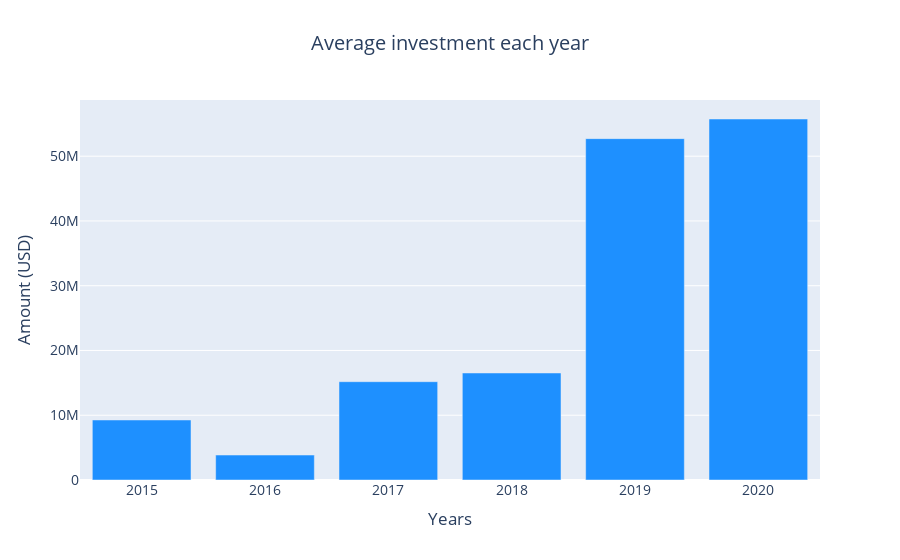

Here is the notebook cell this chart was saved with:
### Markdown cell above
### Insights:

* Though 2016 is the year with most number of funding deals, it is the year with the lowest sum (2020 is yet to complete)
* 2017 has got the highest total amount of funding in the last 5 years. Out of the 10B in 2017, 5.5B is raised by Flipkart and PayTM in 3 deals which we can see in the table above the plot.

### Code cell
# Set the bar graph
trace = go.Bar(
    x=amount_df['mean'].index,
    y=amount_df['mean'].values,
    marker=dict(color="#1E90FF")
)

# Set the layout
layout = go.Layout(
    title=go.layout.Title(text='Average investment each year', x=0.5),
    font=dict(size=14),
    xaxis=dict(title='Years'),
    yaxis=dict(title='Amount (USD)')
)

data = [trace]
fig = go.Figure(data=data, layout=layout)
fig.show()

### Figure 1 — Plotly figure (JSON) as saved in the notebook; plotly's stock layout.template omitted (floating-point values rounded to 4 significant figures)
{"data": [{"marker": {"color": "#1E90FF"}, "type": "bar", "x": [2015, 2016, 2017, 2018, 2019, 2020], "y": [9266000.0, 3855000.0, 15180000.0, 16520000.0, 52710000.0, 55740000.0]}], "layout": {"font": {"size": 14}, "title": {"text": "Average investment each year", "x": 0.5}, "xaxis": {"title": {"text": "Years"}}, "yaxis": {"title": {"text": "Amount (USD)"}}}}
